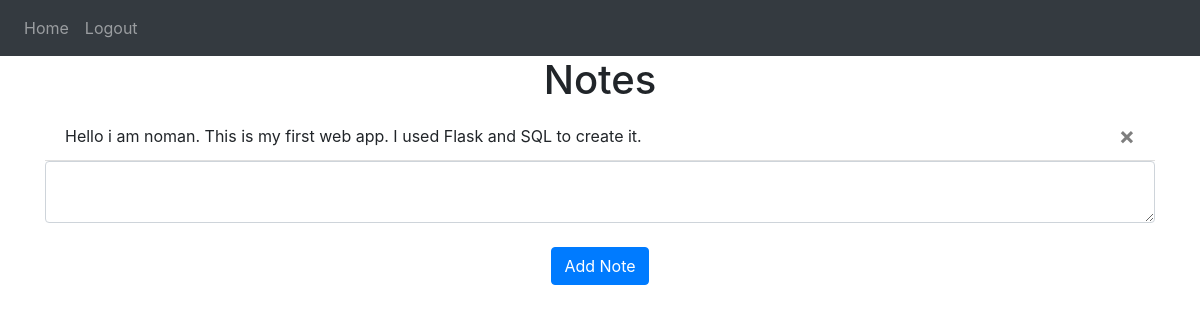
Page / (signed in) on the earlier database version.
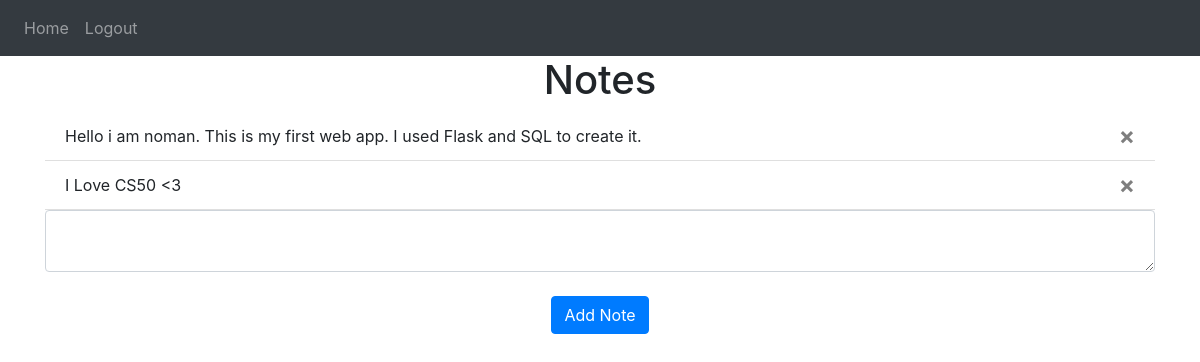
Same page on the later database version.
### website/models.py (models this page shows)
class Note(db.Model):
    id = db.Column(db.Integer, primary_key=True)
    data = db.Column(db.String(10000))
    date = db.Column(db.DateTime(timezone=True), default=func.now())
    user_id = db.Column(db.Integer, db.ForeignKey('user.id'))

### website/views.py (the view, shortened to what this page needs)
@views.route('/', methods=['GET', 'POST'])
@login_required
def home():
    return render_template("home.html", user=current_user)

### website/__init__.py (called while the page is built)
def create_app():
    app = Flask(__name__)
    app.config['SECRET_KEY'] = 'itssecret'
    app.config['SQLALCHEMY_DATABASE_URI'] = f'sqlite:///{DB_NAME}'
    db.init_app(app)
    from .views import views
    from .auth import auth
    app.register_blueprint(views, url_prefix='/')
    app.register_blueprint(auth, url_prefix='/')
    from .models import User, Note
    create_database(app)
    login_manager = LoginManager()
    login_manager.login_view = 'auth.login'
    login_manager.init_app(app)
    @login_manager.user_loader
    def load_user(id):
         return User.query.get(int(id))
    return app

### website/templates/home.html
{% extends "base.html" %} {% block title %}Home{% endblock %} {% block content
    %}
    <h1 align="center">Notes</h1>
    <ul class="list-group list-group-flush" id="notes">
      {% for note in user.notes %}
      <li class="list-group-item">
        {{ note.data }}
        <button type="button" class="close" onClick="deleteNote({{ note.id }})">
          <span aria-hidden="true">&times;</span>
        </button>
      </li>
      {% endfor %}
    </ul>
    <form method="POST">
      <textarea name="note" id="note" class="form-control"></textarea>
      <br />
      <div align="center">
        <button type="submit" class="btn btn-primary">Add Note</button>
      </div>
    </form>
    {% endblock %}

### website/templates/base.html (shortened to what this page needs)
<!DOCTYPE html>
<html>
  <head>
    <link
      rel="stylesheet"
      href="https://stackpath.bootstrapcdn.com/bootstrap/4.4.1/css/bootstrap.min.css"
    />
    <link
      rel="stylesheet"
      href="https://stackpath.bootstrapcdn.com/font-awesome/4.7.0/css/font-awesome.min.css"
    />
  </head>
  <body>
    <nav class="navbar navbar-expand-lg navbar-dark bg-dark">
      <div class="collapse navbar-collapse" id="navbar">
        <div class="navbar-nav">
          {% if user.is_authenticated %}
          <a class="nav-item nav-link" id="home" href="/">Home</a>
          <a class="nav-item nav-link" id="logout" href="/logout">Logout</a>
          {% else %}
          <a class="nav-item nav-link" id="login" href="/login">Login</a>
          <a class="nav-item nav-link" id="signUp" href="/sign-up">Sign Up</a>
          {% endif %}
        </div>
      </div>
    </nav>
    <div class="container">{% block content %} {% endblock %}</div>
  </body>
</html>

Differences in the rows shown:
added Note: data "I Love CS50 <3"
